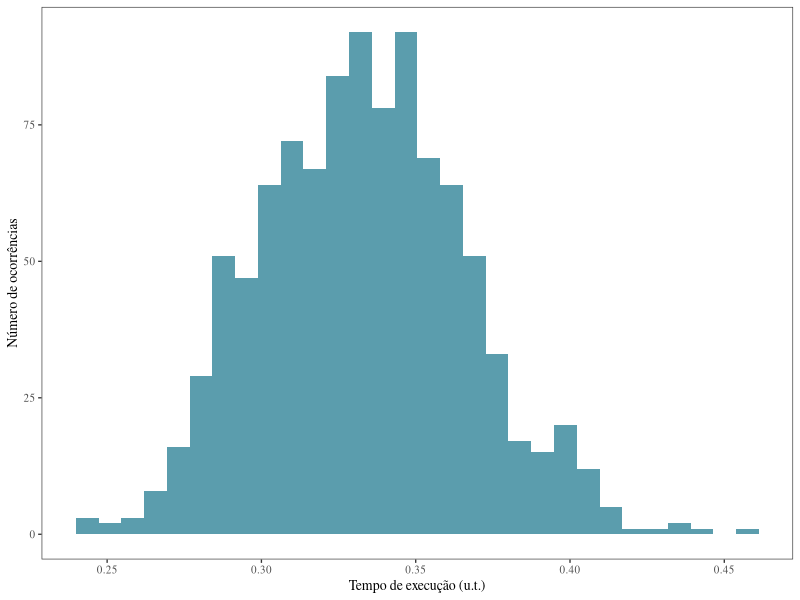
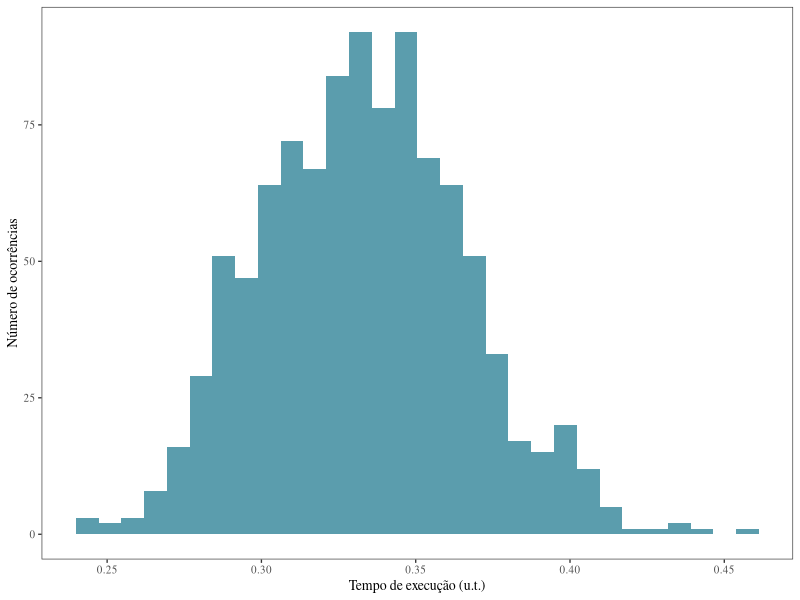

Source code (R) for these figures, in order:
## ---- chunk 1
n = 100
lambda = 3
nmedias = 1000
set.seed(1234)
## ---- chunk 2
tempos<-rep(0,n)
medias<-rep(0, nmedias)
## ---- chunk 3
for (i in 1:length(medias)){
  tempos<-rexp(n=length(tempos), rate = lambda)
  medias[i]<-mean(tempos)
}

mean(medias)
sd(medias)
## ---- chunk 4
library(ggplot2)

mytheme <- theme_bw(base_size=10, base_family = "Times") + 
      theme(panel.background=element_blank(), 
          text=element_text(size=10), 
          plot.title = element_text(size=10),  
          legend.title = element_blank(), 
          panel.grid.major = element_blank(), 
          panel.grid.minor = element_blank()) 

h <- qplot(medias, 
      geom='histogram',
      ylab = 'Número de ocorrências',
      xlab = 'Tempo de execução (u.t.)',
      fill = I("#5B9DAD")) + 
    mytheme;
h
## ---- chunk 5
pdf(file="../figuras/exemplo_8_histograma.pdf", width=2.75, height=1.8, useDingbats = FALSE)
h
dev.off()
## ---- chunk 6
ks.test(medias, 'pnorm', mean(medias), sd(medias))
